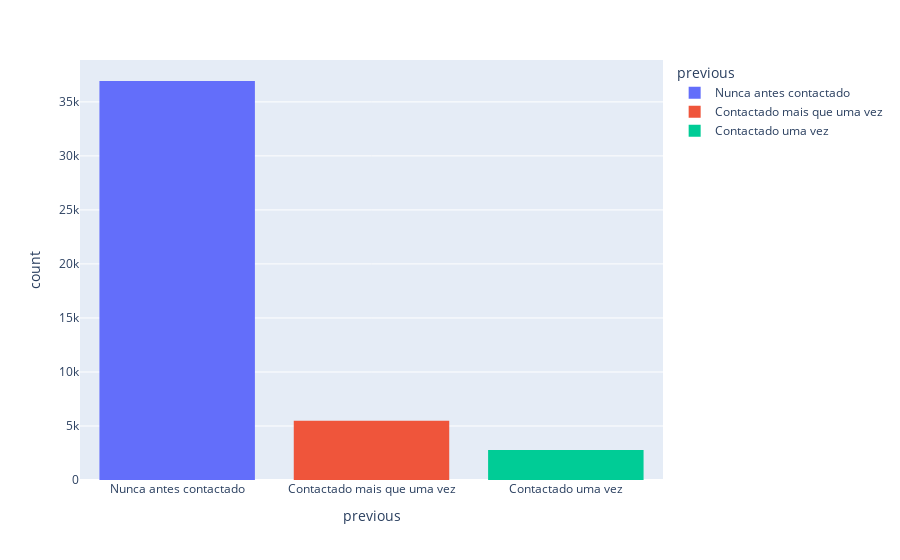

Source (notebook cell):
### Code cell
px.histogram(data, x="previous", color="previous")

### Figure 1 — Plotly figure (JSON) as saved in the notebook; plotly's stock layout.template omitted (floating-point values rounded to 4 significant figures; data arrays with more than 128 entries replaced by an {"elided": "..."} marker saying what was removed)
{"data": [{"alignmentgroup": "True", "bingroup": "x", "hovertemplate": "previous=%{x}<br>count=%{y}<extra></extra>", "legendgroup": "Nunca antes contactado", "marker": {"color": "#636efa"}, "name": "Nunca antes contactado", "offsetgroup": "Nunca antes contactado", "orientation": "v", "showlegend": true, "type": "histogram", "x": {"elided": "36933 str values"}, "xaxis": "x", "yaxis": "y"}, {"alignmentgroup": "True", "bingroup": "x", "hovertemplate": "previous=%{x}<br>count=%{y}<extra></extra>", "legendgroup": "Contactado mais que uma vez", "marker": {"color": "#EF553B"}, "name": "Contactado mais que uma vez", "offsetgroup": "Contactado mais que uma vez", "orientation": "v", "showlegend": true, "type": "histogram", "x": {"elided": "5485 str values"}, "xaxis": "x", "yaxis": "y"}, {"alignmentgroup": "True", "bingroup": "x", "hovertemplate": "previous=%{x}<br>count=%{y}<extra></extra>", "legendgroup": "Contactado uma vez", "marker": {"color": "#00cc96"}, "name": "Contactado uma vez", "offsetgroup": "Contactado uma vez", "orientation": "v", "showlegend": true, "type": "histogram", "x": {"elided": "2772 str values"}, "xaxis": "x", "yaxis": "y"}], "layout": {"barmode": "relative", "legend": {"title": {"text": "previous"}, "tracegroupgap": 0}, "margin": {"t": 60}, "xaxis": {"anchor": "y", "categoryarray": ["Nunca antes contactado", "Contactado mais que uma vez", "Contactado uma vez"], "categoryorder": "array", "domain": [0, 1], "title": {"text": "previous"}}, "yaxis": {"anchor": "x", "domain": [0, 1], "title": {"text": "count"}}}}
